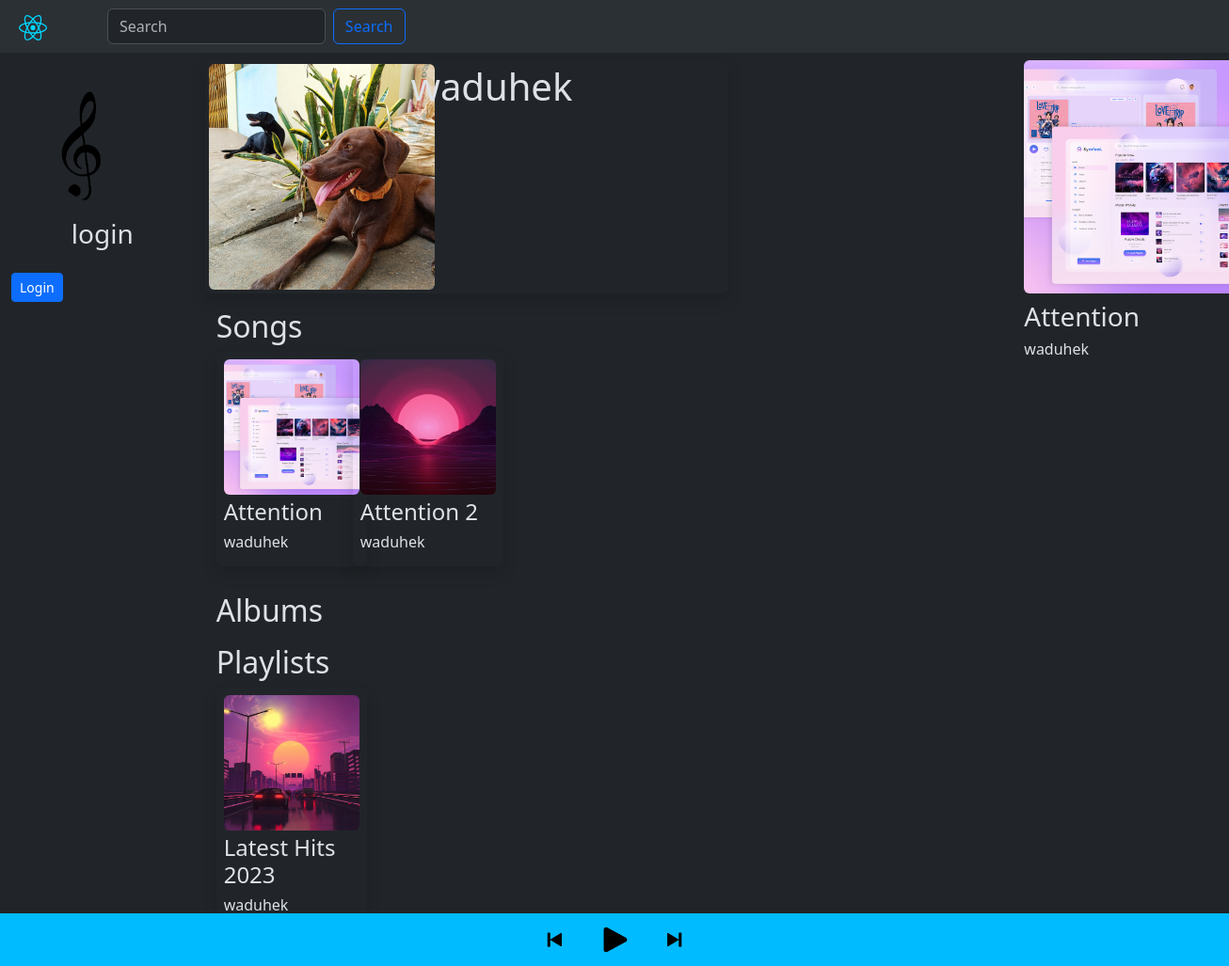
/user/2, run on the app's committed database.
### app.py (models this page shows)
class User(db.Model, UserMixin):
    __tablename__ = "user"
    id = db.Column(db.Integer(), primary_key=True)
    email = db.Column(db.String(255), unique=True)
    username = db.Column(db.String(255), unique=True, nullable=False)
    password = db.Column(db.String(255), nullable=False)
    img = db.Column(db.String(300), default='user.png')
    phone = db.Column(db.Integer())
    gender = db.Column(db.String(10))
    address = db.Column(db.String(300))
    active = db.Column(db.Boolean())
    fs_uniquifier = db.Column(db.String(255), unique=True, nullable=False)
    confirmed_at = db.Column(db.DateTime())
    songs = db.relationship('Songs', backref='user',
                            cascade="all, delete-orphan")
    albums = db.relationship('Albums', backref='user',
                             cascade="all, delete-orphan")
    playlist = db.relationship('Playlist', backref='user',
                               cascade="all, delete-orphan")
    roles = db.relationship(
        "Role", secondary="roles_users", backref=db.backref("users", lazy="dynamic")
    )

class Songs(db.Model):
    id = db.Column(db.Integer, primary_key=True)
    name = db.Column(db.String(200), nullable=False)
    song = db.Column(db.String(300))
    img = db.Column(db.String(300))
    duration = db.Column(db.String(10))
    genre = db.Column(db.String(50))
    rating = db.Column(db.Float, default=0.0)
    num_ratings = db.Column(db.Integer, default=0)
    date_added = db.Column(db.DateTime, default=datetime.utcnow)
    popularity = db.Column(db.Integer, default=0)
    lyrics = db.Column(db.String(3000))
    artist_id = db.Column(db.Integer, db.ForeignKey(
        'user.id'), nullable=False)
    album_id = db.Column(db.Integer, db.ForeignKey(
        'albums.id'))

class Playlist(db.Model):
    id = db.Column(db.Integer, primary_key=True)
    name = db.Column(db.String(200), nullable=False)
    img = db.Column(db.String(300))
    desc = db.Column(db.String(1000))
    creator_id = db.Column(db.Integer, db.ForeignKey(
        'user.id'), nullable=False)
    songs = db.relationship(
        'Songs', secondary='playlist_songs', backref='playlists')
    playlist_songs = db.Table('playlist_songs',
                              db.Column('playlist_id', db.Integer, db.ForeignKey(
                                  'playlist.id'), primary_key=True),
                              db.Column('song_id', db.Integer, db.ForeignKey(
                                  'songs.id'), primary_key=True)
                              )

### app.py (the view)
@app.route('/user/<int:user_id>')
def view_user_profile(user_id):
    vuser = User.query.get(user_id)
    status = session.get('playpause', 'play')
    a = session.get('current_song_id', 1)
    curr_song = Songs.query.filter_by(id=a).first()
    user, log, hide = show()
    user_songs = Songs.query.filter_by(artist_id=user_id).all()
    user_playlists = Playlist.query.filter_by(creator_id=user_id).all()
    user_albums = Albums.query.filter_by(creator_id=user_id).all()
    if not curr_song:
        curr_song = Songs(name='', img='default.png')
    if not user:
        flash("User not found")
        return redirect(url_for('index'))
    return render_template('user_profile.html', vuser=vuser, hide=hide, log=log, curr_song=curr_song, status=status, user=user,
                           songs=user_songs, playlists=user_playlists, albums=user_albums)

### app.py (called while the page is built)
def show():
    auth = current_user.is_authenticated
    if not auth:
        user = User(username='login', email=' ', img='default.png')
        log, hide = "hidden", ""
    else:
        user = User.query.get(current_user.id)
        log, hide = "", "hidden"
    return user, log, hide

### templates/user_profile.html (shortened to what this page needs)
{% extends "base.html" %}
{% block content %}
<div class="col-md-8" id="col2">
    <div class="col-md-8" id="col2">
        <div class="shadow p-1 mb-1 me-4 bg-outline-dark rounded">
          <div class="row">
          <div class="col-md-4">
            <img src="{{ url_for('static', filename='uploads/' + vuser.img) }}" class="rounded" style="width: 15rem; height: 15rem; object-fit: cover;">
          </div>
          <div class="col-md-8">
            <h1 class = "ms-4">{{vuser.username}}</h1>
        </div>
      </div>
    </div>
  </div>
  <div class="container-fluid">
    <h2 class = "mt-3 mb-2">Songs</h2>
    <div class="row">
    {% for song in songs %}
    <div class="col-sm-2">
      <a href="{{ url_for('view_song', id=song.id) }}" class="text-decoration-none text-reset">
      <div class="cardgroup me-1 mb-4 rounded" style="width: 10rem; height: 14rem;" id="songgroup">
        <div class="shadow p-2 mb-1 bg-outline-light rounded">
        <img src="{{ url_for('static', filename='uploads/' + song.img) }}" class="card-img-top rounded" style="width: 9rem; height: 9rem; object-fit: cover;">
        <div class="card-body">
          <h4 class="mt-1">{{song.name}}</h5>
          <h6 class="fw-light">{{song.user.username}}</h6>
        </div>
      </a>
      </div>
    </div>
    </div>
    {% endfor %}
</div>
<div class="container-fluid">
    <h2 class = "mt-2 mb-2">Albums</h2>
</div>
<div class="container-fluid">
    <h2 class = "mt-2 mb-2">Playlists</h2>
    <div class="row">
    {% for playlist in playlists %}
    <div class="col-sm-2">
    <a href="{{ url_for('view_playlist', id=playlist.id) }}" class="text-decoration-none text-reset">
        <div class="cardgroup me-1 mb-4 rounded" style="width: 10rem; height: 14rem;" id="playlistgroup">
        <div class="shadow p-2 mb-1 bg-outline-dark rounded">
        <img src="{{ url_for('static', filename='uploads/' + playlist.img) }}" class="card-img-top rounded" style="width: 9rem; height: 9rem; object-fit: cover;">
        <div class="card-body">
          <h4 class="mt-1">{{playlist.name}}</h4>
          <h6 class="fw-light">{{playlist.user.username}}</h6>
        </div>
      </a>
      </div>
    </div>
    </div>
    {% endfor %}
{% endblock %}

### templates/base.html (shortened to what this page needs)
<!DOCTYPE html>
<html lang="en" data-bs-theme="dark">
<head>
    <link href="https://cdn.jsdelivr.net/npm/bootstrap@5.3.2/dist/css/bootstrap.min.css" rel="stylesheet">
    <link rel="stylesheet" href="{{ url_for('static', filename='app.css') }}" />
</head>
<body>
    <nav class="navbar navbar-expand-lg bg-body-tertiary p-2">
        <div class="container-fluid">
          <a class="navbar-brand" href="{{ url_for('index') }}"><img src = "{{ url_for('static', filename='react.svg') }}" width="30px" /></a>
            <form class="d-flex justify-content-start w-25 me-auto" role="search" method="post" action="{{ url_for('search_results')}}">
                <input class="form-control me-2" type="search" placeholder="Search" aria-label="Search" name="queryString">
                <button class="btn btn-outline-primary" type="submit">Search</button>
            </form>
          </div>
      </nav>
      <div class = "container-fluid mt-2">
        <div class="row row-cols-3">
            <div class="col-md-2 mt-2" id="col1">
                <div class="row mt-3">
                    <a href="{{url_for('account')}}" class="d-flex justify-content-center" >
                        <img src = "{{ url_for('static', filename='uploads/' + user.img) }}" class="mt-2 rounded-circle" width="120px" height="120px" class = "mt-2" style="object-fit: cover;"/>
                    </a>
                    <div class="col mb-3">
                        <h3 class="mt-3 d-flex justify-content-center">{{user.username}}</h3>
                        <a href="{{ url_for('login') }}" class = "btn btn-primary btn-sm mb-2" {{hide}}>Login</a>
                </div>
            </div>
        </div>
{% block content %}{% endblock %}
<div class="col-md-2" id="col3">
        <img src="{{ url_for('static', filename='uploads/' + curr_song.img) }}" class="me-5 rounded" alt="cover" style="width: 15.5rem; height: 15.5rem; object-fit: cover;">
        <h3 class="mt-2">{{curr_song.name}}</h3>
        <h6 class="fw-light">{{curr_song.user.username}}</h6>
</div>
<div class="fixed-bottom" id="player">
    <div class="container-fluid d-flex justify-content-center">
        <div class="row">
            <div class="col mt-2 mb-2 ">
                <img id="prevBtn" src="{{ url_for('static', filename='prev.png') }}" width="40px" onclick="togglePrev({{curr_song.id}})">
            </div>
            <div class="col mt-2 mb-2 ">
                <img id="playPauseBtn" src="{{ url_for('static', filename='play.png') }}" width="40px" onclick="togglePlayPause()">
            </div>
            <div class="col mt-2 mb-2 ">
                <img id="nextBtn" src="{{ url_for('static', filename='next.png') }}" width="40px" onclick="toggleNext({{curr_song.id}})">
            </div>
        </div>
    </div>
</div>
</body>
</html>

### static/app.css (style rules this page uses)
body { overflow-x: hidden; }
#player { background-color: rgb(0, 187, 255); padding: 0; margin: 0; }
#col3 { padding-left: 0; padding-right: 0; }
#col2 { padding-left: 0; padding-right: 0; }

### data on the page
User: img (picture), username "waduhek", user.username "waduhek"
Songs: img (picture), name "Attention", user.username "waduhek"
Songs: img (picture), name "Attention 2", user.username "waduhek"
Playlist: img (picture), name "Latest Hits 2023", user.username "waduhek"

### other printed values
{{ user.username }} "login"
